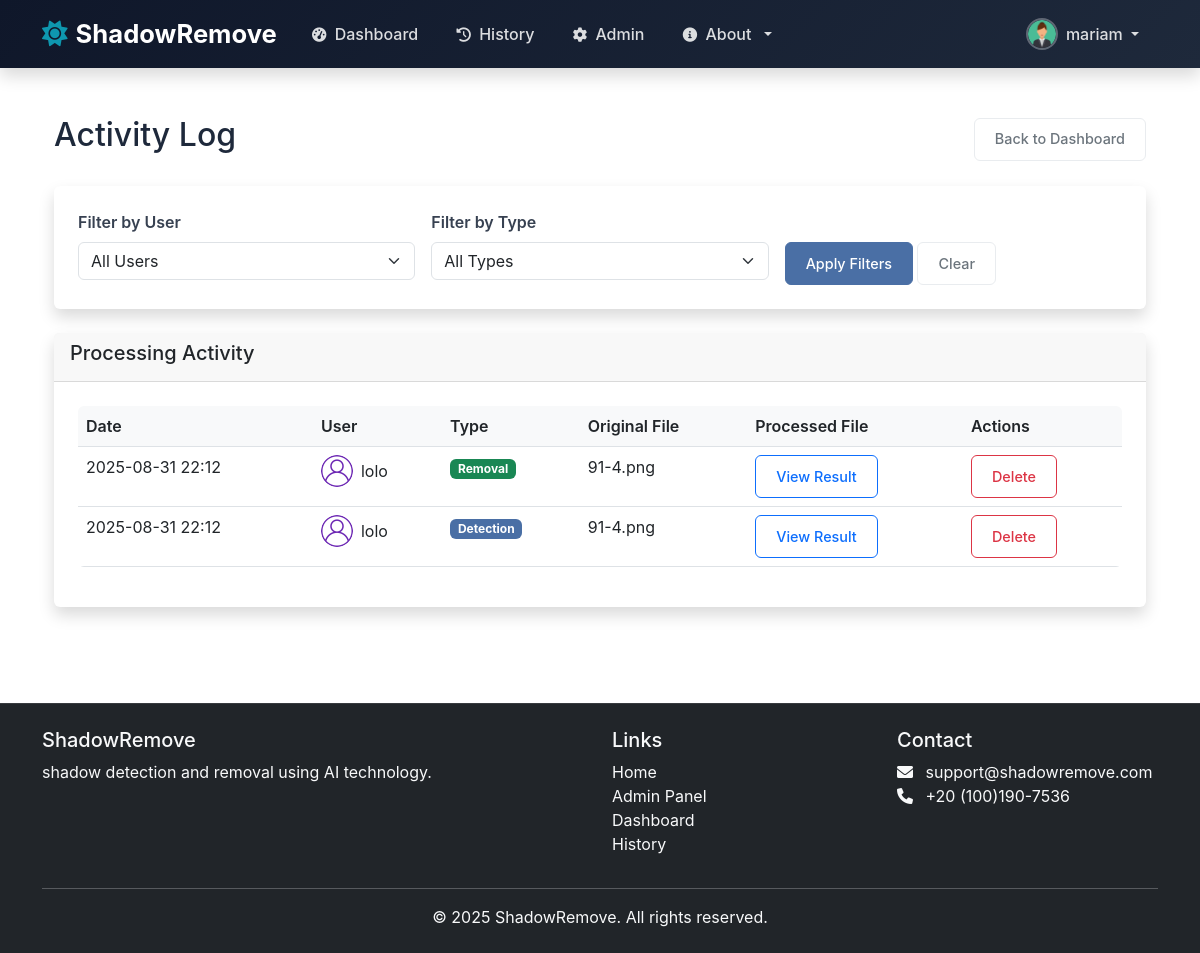
The page /admin/activity (signed in) on the database as committed earlier.
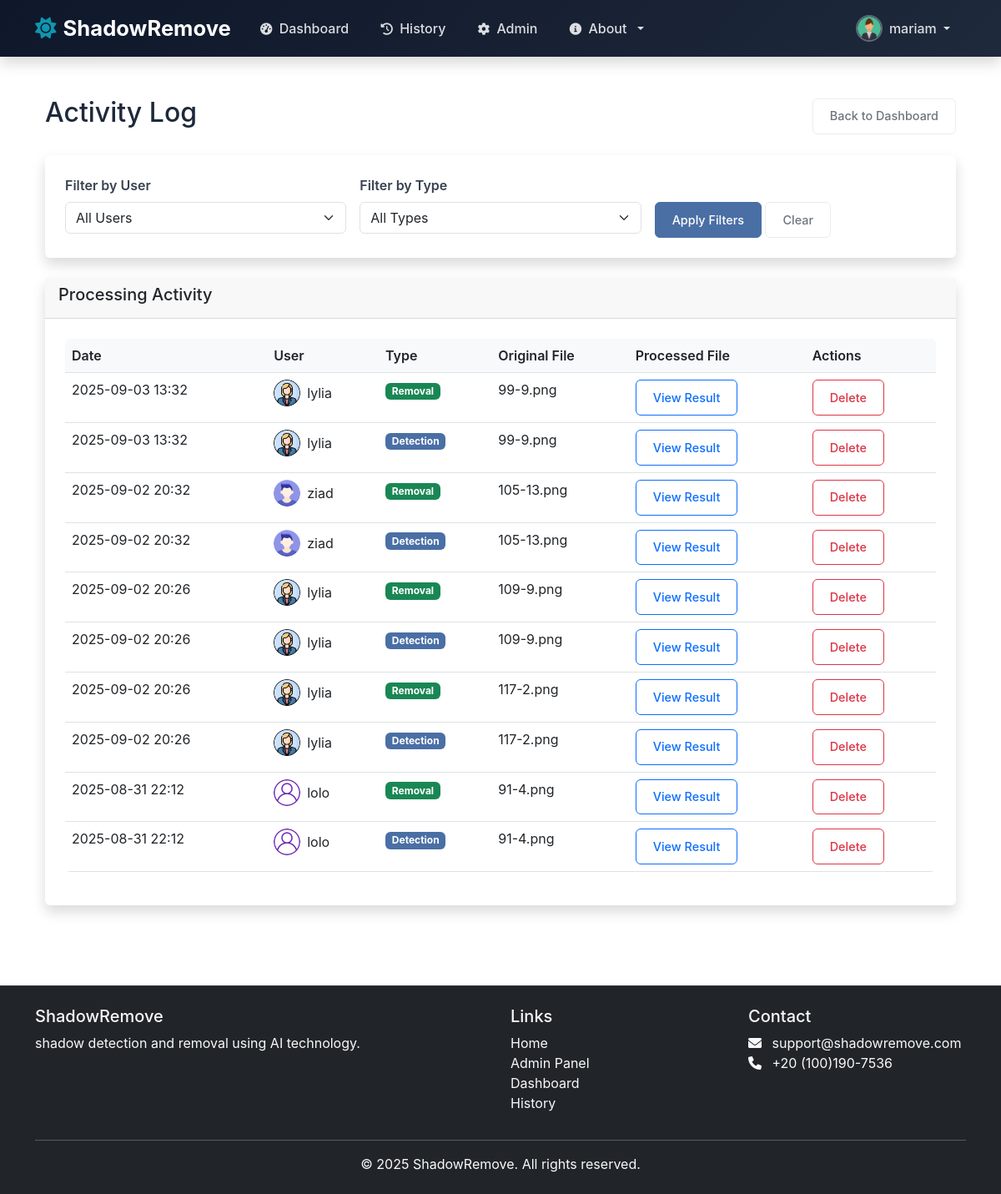
The same page on the database as committed later.
### models.py (models this page shows, shortened)
class ProcessedImage(db.Model):
    id = db.Column(db.Integer, primary_key=True)
    user_id = db.Column(db.Integer, db.ForeignKey('user.id'), nullable=False)
    original_filename = db.Column(db.String(255), nullable=False)
    processed_filename = db.Column(db.String(255), nullable=False)
    process_type = db.Column(db.String(50), nullable=False)  # 'detection' or 'removal'
    created_at = db.Column(db.DateTime, default=datetime.utcnow)
    user = db.relationship('User', backref=db.backref('processed_images', lazy=True))

class User(UserMixin, db.Model):
    id = db.Column(db.Integer, primary_key=True)
    username = db.Column(db.String(80), unique=True, nullable=False)
    email = db.Column(db.String(120), unique=True, nullable=False)
    password_hash = db.Column(db.String(128))
    first_name = db.Column(db.String(80), nullable=True)
    last_name = db.Column(db.String(80), nullable=True)
    bio = db.Column(db.Text, nullable=True)
    avatar = db.Column(db.String(120), default='default-avatar.png')
    created_at = db.Column(db.DateTime, default=datetime.utcnow)
    updated_at = db.Column(db.DateTime, default=datetime.utcnow, onupdate=datetime.utcnow)
    is_admin = db.Column(db.Boolean, default=False)
    is_active = db.Column(db.Boolean, default=True)

### admin_route.py (the view, shortened to what this page needs)
@admin_required
def admin_activity():
    page = request.args.get('page', 1, type=int)
    per_page = 20
    user_id = request.args.get('user_id', type=int)
    process_type = request.args.get('process_type')
    date_filter = request.args.get('date_filter')
    query = ProcessedImage.query
    if user_id:
        query = query.filter_by(user_id=user_id)
    if process_type and process_type != 'all':
        query = query.filter_by(process_type=process_type)
    processed_images = query.order_by(ProcessedImage.created_at.desc()).paginate(
        page=page, per_page=per_page, error_out=False
    )
    users = User.query.all()
    return render_template('admin/activity.html',
                         processed_images=processed_images,
                         users=users,
                         user_id=user_id,
                         process_type=process_type,
                         date_filter=date_filter)

### admin_route.py (called while the page is built)
def admin_required(f):
    @wraps(f)
    def decorated_function(*args, **kwargs):
        if not current_user.is_authenticated or not current_user.is_admin:
            abort(403)
        return f(*args, **kwargs)
    return decorated_function

### app.py (called while the page is built)
@login_manager.user_loader
def load_user(user_id):
    return User.query.get(int(user_id))

### templates/admin/activity.html (shortened to what the changed rows need)
{% extends "base.html" %}
{% block content %}
<div class="container-fluid py-4">
    <div class="d-flex justify-content-between align-items-center mb-4">
        <h1 class="h2">Activity Log</h1>
    </div>
    <div class="card">
        <div class="card-body">
            <div class="table-responsive">
                <table class="table table-hover">
                    <thead>
                        <tr>
                            <th>Date</th>
                            <th>User</th>
                            <th>Type</th>
                            <th>Original File</th>
                            <th>Processed File</th>
                            <th>Actions</th>
                        </tr>
                    </thead>
                    <tbody>
                        {% for image in processed_images.items %}
                        <tr>
                            <td>{{ image.created_at.strftime('%Y-%m-%d %H:%M') }}</td>
                            <td>
                                <div class="d-flex align-items-center">
                                    {% if image.user.avatar and image.user.avatar != 'default-avatar.png' %}
                                        <img src="{{ url_for('static', filename='uploads/avatars/' + image.user.avatar) }}"
                                             class="rounded-circle me-2" width="32" height="32" alt="{{ image.user.username }}">
                                    {% else %}
                                        <img src="{{ url_for('static', filename='images/default-avatar.png') }}"
                                             class="rounded-circle me-2" width="32" height="32" alt="Default Avatar">
                                    {% endif %}
                                    {{ image.user.username }}
                                </div>
                            </td>
                            <td>
                                <span class="badge bg-{{ 'primary' if image.process_type == 'detection' else 'success' }}">
                                    {{ image.process_type | title }}
                                </span>
                            </td>
                            <td>{{ image.original_filename }}</td>
                            <td>
                                <a href="{{ url_for('admin_view_image', image_id=image.id) }}" target="_blank" class="btn btn-sm btn-outline-primary">
                                    View Result
                                </a>
                            </td>
                            <td>
                                <form action="{{ url_for('admin_delete_image', image_id=image.id) }}" method="POST" class="d-inline">
                                    <button type="submit" class="btn btn-sm btn-outline-danger delete-btn">
                                        Delete
                                    </button>
                                </form>
                            </td>
                        </tr>
                        {% endfor %}
                    </tbody>
                </table>
            </div>
        </div>
    </div>
</div>
{% endblock %}

Rows that differ between the two databases and show on the page:
added ProcessedImage: created_at "2025-09-03 13:32", avatar (picture), user.username "lylia", process_type "Removal", original_filename "99-9.png"
added ProcessedImage: created_at "2025-09-03 13:32", avatar (picture), user.username "lylia", process_type "Detection", original_filename "99-9.png"
added ProcessedImage: created_at "2025-09-02 20:32", avatar (picture), user.username "ziad", process_type "Removal", original_filename "105-13.png"
added ProcessedImage: created_at "2025-09-02 20:32", avatar (picture), user.username "ziad", process_type "Detection", original_filename "105-13.png"
added ProcessedImage: created_at "2025-09-02 20:26", avatar (picture), user.username "lylia", process_type "Removal", original_filename "109-9.png"
added ProcessedImage: created_at "2025-09-02 20:26", avatar (picture), user.username "lylia", process_type "Detection", original_filename "109-9.png"
added ProcessedImage: created_at "2025-09-02 20:26", avatar (picture), user.username "lylia", process_type "Removal", original_filename "117-2.png"
added ProcessedImage: created_at "2025-09-02 20:26", avatar (picture), user.username "lylia", process_type "Detection", original_filename "117-2.png"
